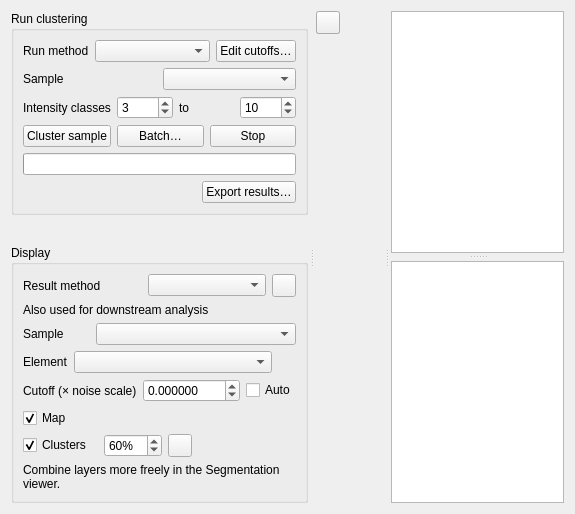
      <widget class="QWidget" name="clusteringTab">
       <attribute name="title"><string>Element clusters</string></attribute>
       <layout class="QVBoxLayout" name="clusteringTabLayout"><item>
        <widget class="QSplitter" name="clusteringSplitter">
         <property name="orientation"><enum>Qt::Horizontal</enum></property>
         <property name="handleWidth"><number>8</number></property>
         <widget class="QWidget" name="clusteringControlsWidget">
          <layout class="QVBoxLayout" name="clusteringControlsLayout">
           <item><widget class="QGroupBox" name="clusteringRunGroup"><property name="title"><string>Run clustering</string></property>
            <layout class="QVBoxLayout" name="clusteringRunLayout">
             <item><layout class="QHBoxLayout" name="clusteringMethodLayout" stretch="0,2,1">
              <item><widget class="QLabel" name="clusteringMethodLabel"><property name="text"><string>Run method</string></property></widget></item>
              <item><widget class="QComboBox" name="clusteringMethodCombo"/></item>
              <item><widget class="QPushButton" name="clusteringOptions"><property name="text"><string>Edit cutoffs…</string></property></widget></item>
             </layout></item>

             <item><layout class="QHBoxLayout" name="clusteringRunSampleLayout">
              <item><widget class="QLabel" name="clusteringRunSampleLabel"><property name="text"><string>Sample</string></property></widget></item>
              <item><widget class="QComboBox" name="clusteringRunSample"/></item>
             </layout></item>
             <item><widget class="QStackedWidget" name="clusteringOptionsStack">
              <widget class="QWidget" name="clusteringIntensityOptions"><layout class="QHBoxLayout" name="clusteringIntensityLayout">
               <property name="leftMargin"><number>0</number></property><property name="topMargin"><number>0</number></property><property name="rightMargin"><number>0</number></property><property name="bottomMargin"><number>0</number></property>
               <item><widget class="QLabel" name="clusteringClassesLabel"><property name="text"><string>Intensity classes</string></property></widget></item>
               <item><widget class="QSpinBox" name="clusterMinK"><property name="minimum"><number>1</number></property><property name="value"><number>3</number></property></widget></item>
               <item><widget class="QLabel" name="clusteringClassesTo"><property name="text"><string>to</string></property></widget></item>
               <item><widget class="QSpinBox" name="clusterMaxK"><property name="minimum"><number>1</number></property><property name="maximum"><number>999</number></property><property name="value"><number>10</number></property></widget></item>
              </layout></widget>
              <widget class="QWidget" name="clusteringAbundanceOptions"><layout class="QHBoxLayout" name="clusteringMinimumLayout">
               <property name="leftMargin"><number>0</number></property><property name="topMargin"><number>0</number></property><property name="rightMargin"><number>0</number></property><property name="bottomMargin"><number>0</number></property>
               <item><widget class="QLabel" name="clusteringMinimumLabel"><property name="text"><string>Minimum cluster size</string></property></widget></item>
               <item><widget class="QSpinBox" name="clusteringMinimum"><property name="minimum"><number>2</number></property><property name="maximum"><number>100000000</number></property><property name="suffix"><string> pixels</string></property></widget></item>
              </layout></widget>
             </widget></item>
             <item><layout class="QHBoxLayout" name="clusteringRunButtons">
              <item><widget class="QPushButton" name="clusteringRun"><property name="text"><string>Cluster sample</string></property></widget></item>
              <item><widget class="QPushButton" name="clusteringBatch"><property name="text"><string>Batch…</string></property></widget></item>
              <item><widget class="QPushButton" name="clusteringAbort"><property name="text"><string>Stop</string></property></widget></item>
             </layout></item>
             <item><widget class="QProgressBar" name="clusteringProgress"><property name="textVisible"><bool>false</bool></property></widget></item>
           <item alignment="Qt::AlignRight"><widget class="QPushButton" name="clusteringExport"><property name="text"><string>Export results…</string></property></widget></item>
            </layout>
           </widget></item>
           <item><spacer name="clusteringControlsSpacer"><property name="orientation"><enum>Qt::Vertical</enum></property><property name="sizeType"><enum>QSizePolicy::Maximum</enum></property><property name="sizeHint" stdset="0"><size><width>0</width><height>24</height></size></property></spacer></item>
           <item><widget class="QGroupBox" name="clusteringDisplayGroup"><property name="title"><string>Display</string></property>
            <layout class="QVBoxLayout" name="clusteringDisplayLayout">
           <item><layout class="QHBoxLayout" name="clusteringAnalysisMethodLayout">
            <item><widget class="QLabel" name="clusteringAnalysisMethodLabel"><property name="text"><string>Result method</string></property></widget></item>
            <item><widget class="QComboBox" name="clusteringAnalysisMethod"><property name="toolTip"><string>Used for the viewer and downstream analysis.</string></property></widget></item>
              <item><widget class="IconToolButton" name="clusteringRemove"/></item>
           </layout></item>
             <item><widget class="QLabel" name="clusteringResultScope"><property name="text"><string>Also used for downstream analysis</string></property></widget></item>
           <item><layout class="QHBoxLayout" name="clusteringSampleLayout" stretch="1,3">
            <item><widget class="QLabel" name="clusteringSampleLabel"><property name="text"><string>Sample</string></property></widget></item>
            <item><widget class="QComboBox" name="clusteringSampleComboBox"/></item>
           </layout></item>
             <item><layout class="QHBoxLayout" name="clusteringElementLayout" stretch="0,1">
              <item><widget class="QLabel" name="clusteringElementLabel"><property name="text"><string>Element</string></property></widget></item>
              <item><widget class="QComboBox" name="clusteringElementCombo"/></item>
              <item><widget class="QLabel" name="clusteringBusy"><property name="minimumSize"><size><width>18</width><height>18</height></size></property><property name="text"><string> </string></property><property name="toolTip"><string>Clustering this element</string></property></widget></item>
             </layout></item>
             <item><layout class="QHBoxLayout" name="clusteringCutoffLayout">
              <item><widget class="QLabel" name="clusteringCutoffLabel"><property name="text"><string>Cutoff (× noise scale)</string></property></widget></item>
              <item><widget class="QDoubleSpinBox" name="clusteringCutoff"><property name="decimals"><number>6</number></property><property name="minimum"><double>-0.01</double></property><property name="specialValueText"><string>—</string></property><property name="maximum"><double>1000</double></property><property name="singleStep"><double>0.5</double></property><property name="keyboardTracking"><bool>false</bool></property></widget></item>
              <item><widget class="QCheckBox" name="clusteringAuto"><property name="text"><string>Auto</string></property></widget></item>
             </layout></item>
             <item><layout class="QGridLayout" name="clusteringLayerControls" columnstretch="0,0,0,0,1">
              <item row="0" column="0"><widget class="QCheckBox" name="clusteringMapVisible"><property name="text"><string>Map</string></property><property name="checked"><bool>true</bool></property></widget></item>
              <item row="0" column="1"><widget class="QWidget" name="clusteringMapColorHost"><layout class="QHBoxLayout" name="clusteringMapColorLayout"><property name="leftMargin"><number>0</number></property><property name="topMargin"><number>0</number></property><property name="rightMargin"><number>0</number></property><property name="bottomMargin"><number>0</number></property></layout></widget></item>
              <item row="1" column="0"><widget class="QCheckBox" name="clusteringClustersVisible"><property name="text"><string>Clusters</string></property><property name="checked"><bool>true</bool></property></widget></item>
              <item row="1" column="1"><widget class="QWidget" name="clusteringColorHost"><layout class="QHBoxLayout" name="clusteringColorLayout"><property name="leftMargin"><number>0</number></property><property name="topMargin"><number>0</number></property><property name="rightMargin"><number>0</number></property><property name="bottomMargin"><number>0</number></property></layout></widget></item>
              <item row="1" column="2"><widget class="QSpinBox" name="clusteringOpacity"><property name="maximum"><number>100</number></property><property name="singleStep"><number>10</number></property><property name="value"><number>60</number></property><property name="suffix"><string>%</string></property><property name="focusPolicy"><enum>Qt::ClickFocus</enum></property></widget></item>
              <item row="1" column="3"><widget class="IconToolButton" name="clusteringBlending"><property name="checkable"><bool>true</bool></property></widget></item>
              <item row="0" column="4"><spacer name="clusteringColorSpacer"><property name="orientation"><enum>Qt::Horizontal</enum></property><property name="sizeHint" stdset="0"><size><width>0</width><height>0</height></size></property></spacer></item>
             </layout></item>
             <item><widget class="QLabel" name="clusteringViewerHelp"><property name="text"><string>Combine layers more freely in the Segmentation viewer.</string></property><property name="wordWrap"><bool>true</bool></property></widget></item>
            </layout>
           </widget></item>
           <item><spacer name="clusteringBottomSpacer"><property name="orientation"><enum>Qt::Vertical</enum></property><property name="sizeHint" stdset="0"><size><width>0</width><height>0</height></size></property></spacer></item>
          </layout>
         </widget>
         <widget class="QWidget" name="clusteringNapariWidget" native="true">
          <widget class="IconToolButton" name="clusteringSaveView"/>
          <widget class="IconToolButton" name="clusteringFit"/>
         </widget>
         <widget class="QSplitter" name="clusteringRightSplitter">
          <property name="orientation"><enum>Qt::Vertical</enum></property><property name="handleWidth"><number>8</number></property>
          <widget class="QTextEdit" name="clusteringInfo"><property name="readOnly"><bool>true</bool></property></widget>
          <widget class="QPlainTextEdit" name="clusteringStatus"><property name="readOnly"><bool>true</bool></property></widget>
         </widget>
        </widget>
       </item></layout>
      </widget>
